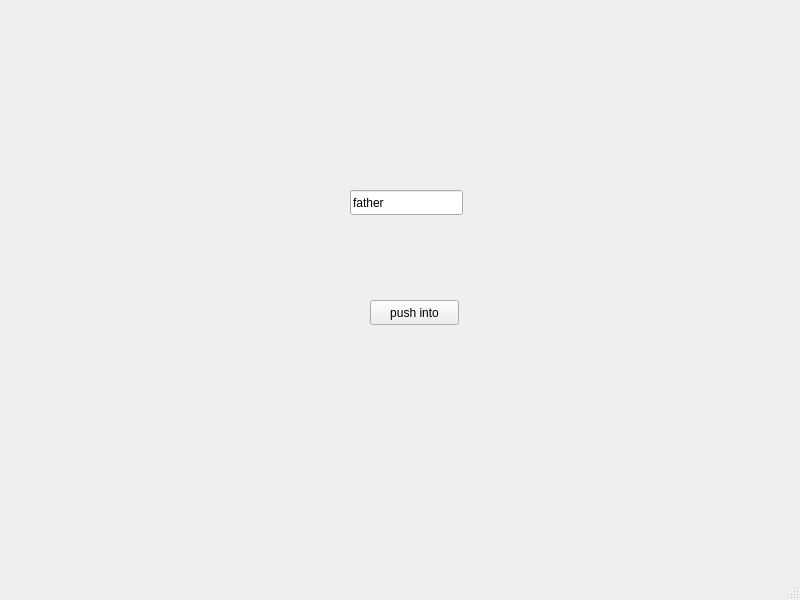
<?xml version="1.0" encoding="UTF-8"?>
<ui version="4.0">
 <class>MainWindow</class>
 <widget class="QMainWindow" name="MainWindow">
  <property name="geometry">
   <rect>
    <x>0</x>
    <y>0</y>
    <width>800</width>
    <height>600</height>
   </rect>
  </property>
  <property name="windowTitle">
   <string>MainWindow</string>
  </property>
  <widget class="QWidget" name="centralwidget">
   <widget class="QLineEdit" name="lineEdit">
    <property name="geometry">
     <rect>
      <x>350</x>
      <y>190</y>
      <width>113</width>
      <height>25</height>
     </rect>
    </property>
    <property name="text">
     <string>father</string>
    </property>
   </widget>
   <widget class="QPushButton" name="pushButton">
    <property name="geometry">
     <rect>
      <x>370</x>
      <y>300</y>
      <width>89</width>
      <height>25</height>
     </rect>
    </property>
    <property name="text">
     <string>push into</string>
    </property>
   </widget>
  </widget>
  <widget class="QMenuBar" name="menubar">
   <property name="geometry">
    <rect>
     <x>0</x>
     <y>0</y>
     <width>800</width>
     <height>28</height>
    </rect>
   </property>
  </widget>
  <widget class="QStatusBar" name="statusbar"/>
 </widget>
 <resources/>
 <connections/>
</ui>
